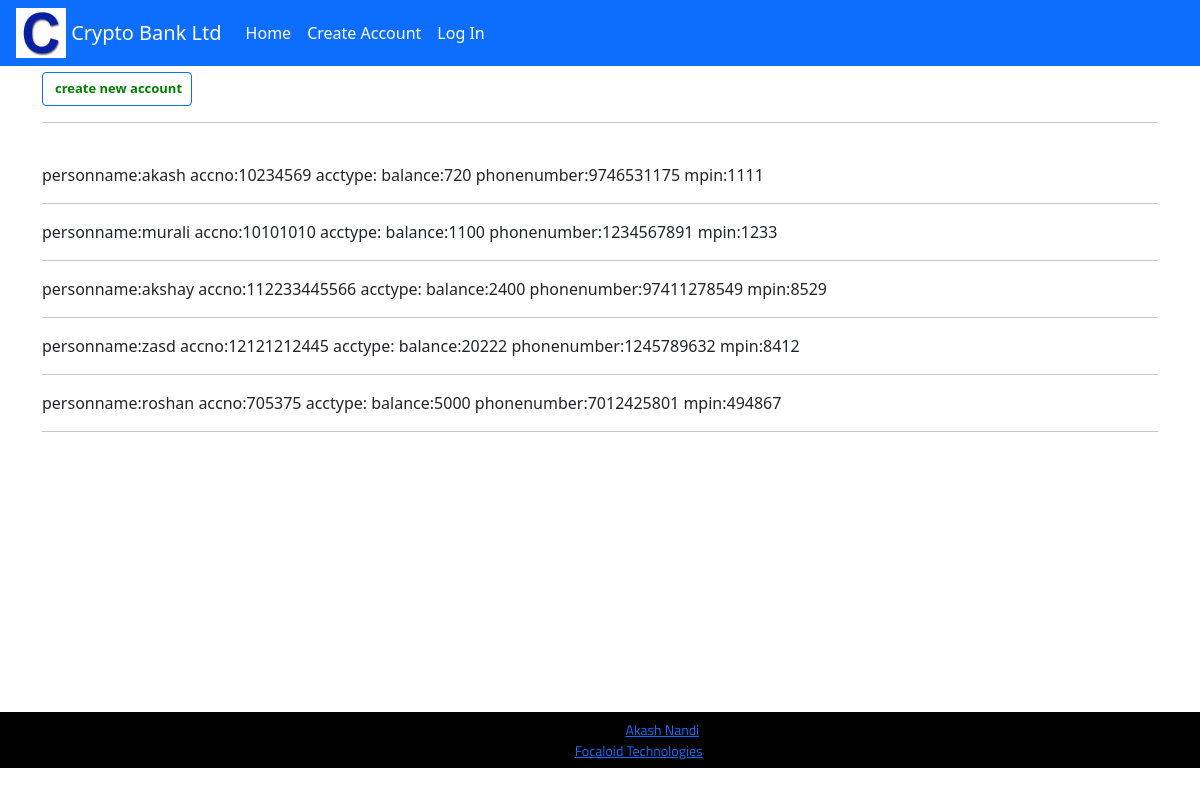
/account/accountlist/, run on the app's committed database.
### account/models.py (models this page shows, shortened)
class CreateAccount(models.Model):
    personname=models.CharField(max_length=120)
    accno=models.CharField(max_length=15,unique=True)
    balance=models.IntegerField(default=300)
    phonenumber=models.CharField(max_length=12,unique=True)
    mpin=models.CharField(max_length=6,unique=True)

### account/views.py (the view)
# urls.py: path("accountlist/",accountList,name="accountlist"),
def accountList(request):
    account = CreateAccount.objects.all()
    context = {}
    context["account"] = account
    return render(request, "accountlist.html", context)

### account/templates/accountlist.html
{% extends 'base_layout1.html' %}
{% block main%}
<body>
<a href="/account/createaccount" class="btn btn-primary" style="background-color:white;color:green;width:150px;font-size:13px;font-weight:bold;">create new account</a>
<hr>
<br>
{%for person in account%}
    personname:{{person.personname}}
    accno:{{person.accno}}
    acctype:{{person.acctype}}
    balance:{{person.balance}}
    phonenumber:{{person.phonenumber}}
    mpin:{{person.mpin}}
<hr>
{%endfor%}
<br><br><br><br><br><br><br><br><br><br><br>
</body>
{% endblock %}

### templates/base_layout1.html (shortened to what this page needs)
{% load static %}
<html>
    <head>
        <link rel="stylesheet" href="https://maxcdn.bootstrapcdn.com/bootstrap/4.0.0-beta/css/bootstrap.min.css">
        <link rel="stylesheet" href="https://cdnjs.cloudflare.com/ajax/libs/font-awesome/4.7.0/css/font-awesome.min.css">
        <link href="https://cdn.jsdelivr.net/npm/bootstrap@5.0.0-beta1/dist/css/bootstrap.min.css" rel="stylesheet">
        <link rel="stylesheet" href="/static/common-styles.css">
    </head>
    <body>
    <div class="container">
        <nav class="navbar navbar-expand-lg navbar-dark bg-primary fixed-top">
            <a href="/"><img src="/static/images/crypto3.jpg" width="50px"></a>
            <a class="navbar-brand" href="/">&nbsp;Crypto Bank Ltd</a>
            <div class="collapse navbar-collapse" id="navbarNavAltMarkup">
                <div class="navbar-nav">
                    <a class="nav-item nav-link active" href="/" id="nav-home">Home</a>
                    <a class="nav-item nav-link active" href="/account/createaccount" id="nav-create">Create Account</a>
                    <a class="nav-item nav-link active" href="/account/login" id="nav-login">Log In</a>
                </div>
            </div>
        </nav>
        <br> <br> <br>
    </div>
    <div class="container">
         <div class="main">
        {% block main %}{% endblock %}
        </div>
    </div>
         <section class="foot">
            <div class="text-center">
                &copy; Website created by <a href="https://www.linkedin.com/in/akash-nandi-68486b168" target="_blank">Akash Nandi</a>
                <br>
                Developed at <a href="https://www.focaloid.com/" target="_blank">Focaloid Technologies</a>
            </div>
        </section>
    </body>
</html>

### static/common-styles.css (style rules this page uses)
.foot { font-family: "Titillium Web"; background-color: black; color: black; padding: 7px; padding-right: 10px; font-size: 14px; }

### data on the page
CreateAccount: personname "akash", accno "10234569", balance "720", phonenumber "9746531175", mpin "1111"
CreateAccount: personname "murali", accno "10101010", balance "1100", phonenumber "1234567891", mpin "1233"
CreateAccount: personname "akshay", accno "112233445566", balance "2400", phonenumber "97411278549", mpin "8529"
CreateAccount: personname "zasd", accno "12121212445", balance "20222", phonenumber "1245789632", mpin "8412"
CreateAccount: personname "roshan", accno "705375", balance "5000", phonenumber "7012425801", mpin "494867"
